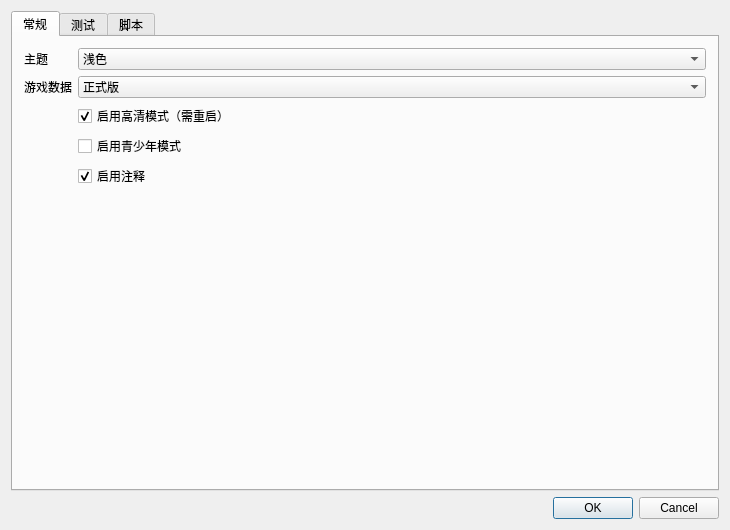
<?xml version="1.0" encoding="UTF-8"?>
<ui version="4.0">
 <class>SettingsEditor</class>
 <widget class="QDialog" name="SettingsEditor">
  <property name="windowModality">
   <enum>Qt::ApplicationModal</enum>
  </property>
  <property name="geometry">
   <rect>
    <x>0</x>
    <y>0</y>
    <width>730</width>
    <height>530</height>
   </rect>
  </property>
  <property name="windowTitle">
   <string>设置</string>
  </property>
  <layout class="QVBoxLayout" name="verticalLayout_1">
   <item>
    <layout class="QVBoxLayout" name="verticalLayout">
     <item>
      <widget class="QTabWidget" name="tabs">
       <property name="currentIndex">
        <number>0</number>
       </property>
       <property name="usesScrollButtons">
        <bool>false</bool>
       </property>
       <widget class="QWidget" name="tab">
        <attribute name="title">
         <string>常规</string>
        </attribute>
        <layout class="QFormLayout" name="formLayout_2">
         <item row="0" column="0">
          <widget class="QLabel" name="themeLabel">
           <property name="text">
            <string>主题</string>
           </property>
          </widget>
         </item>
         <item row="0" column="1">
          <widget class="QComboBox" name="theme">
           <item>
            <property name="text">
             <string>浅色</string>
            </property>
           </item>
           <item>
            <property name="text">
             <string>深色</string>
            </property>
           </item>
          </widget>
         </item>
         <item row="1" column="0">
          <widget class="QLabel" name="typeLabel">
           <property name="text">
            <string>游戏数据</string>
           </property>
          </widget>
         </item>
         <item row="1" column="1">
          <widget class="QComboBox" name="flavour">
           <item>
            <property name="text">
             <string>正式版</string>
            </property>
           </item>
           <item>
            <property name="text">
             <string>测试服</string>
            </property>
           </item>
          </widget>
         </item>
         <item row="2" column="1">
          <widget class="QCheckBox" name="hd">
           <property name="text">
            <string>启用高清模式（需重启）</string>
           </property>
           <property name="checked">
            <bool>true</bool>
           </property>
          </widget>
         </item>
         <item row="3" column="1">
          <widget class="QCheckBox" name="teen">
           <property name="text">
            <string>启用青少年模式</string>
           </property>
          </widget>
         </item>
         <item row="4" column="1">
           <widget class="QCheckBox" name="comments">
             <property name="text">
               <string>启用注释</string>
             </property>
             <property name="checked">
               <bool>true</bool>
             </property>
           </widget>
         </item>
        </layout>
       </widget>
       <widget class="QWidget" name="tab_1">
        <attribute name="title">
         <string>测试</string>
        </attribute>
        <layout class="QFormLayout" name="formLayout">
         <property name="labelAlignment">
          <set>Qt::AlignLeading|Qt::AlignLeft|Qt::AlignTop</set>
         </property>
         <property name="verticalSpacing">
          <number>6</number>
         </property>
         <item row="0" column="0" colspan="2">
          <layout class="QFormLayout" name="formLayout_4">
           <property name="labelAlignment">
            <set>Qt::AlignHCenter|Qt::AlignTop</set>
           </property>
           <property name="horizontalSpacing">
            <number>6</number>
           </property>
           <property name="verticalSpacing">
            <number>0</number>
           </property>
           <item row="0" column="0">
            <widget class="QLabel" name="label">
             <property name="text">
              <string>参数：</string>
             </property>
            </widget>
           </item>
           <item row="0" column="1">
            <widget class="QLineEdit" name="userArgs"/>
           </item>
           <item row="1" column="0">
            <widget class="QLabel" name="label_9">
             <property name="text">
              <string>难度</string>
             </property>
            </widget>
           </item>
           <item row="1" column="1">
            <widget class="QComboBox" name="diff">
             <property name="currentText">
              <string>普通</string>
             </property>
             <item>
              <property name="text">
               <string>简单</string>
              </property>
             </item>
             <item>
              <property name="text">
               <string>普通</string>
              </property>
             </item>
             <item>
              <property name="text">
               <string>困难</string>
              </property>
             </item>
            </widget>
           </item>
           <item row="2" column="0">
            <widget class="QLabel" name="label_8">
             <property name="text">
              <string>窗口模式</string>
             </property>
            </widget>
           </item>
           <item row="2" column="1">
            <widget class="QComboBox" name="windowmode">
             <item>
              <property name="text">
               <string>默认</string>
              </property>
             </item>
             <item>
              <property name="text">
               <string>窗口</string>
              </property>
             </item>
             <item>
              <property name="text">
               <string>无边框窗口</string>
              </property>
             </item>
             <item>
              <property name="text">
               <string>全屏</string>
              </property>
             </item>
            </widget>
           </item>
           <item row="3" column="0">
            <widget class="QLabel" name="label_10">
             <property name="text">
              <string>资源模式</string>
             </property>
            </widget>
           </item>
           <item row="3" column="1">
            <widget class="QComboBox" name="testhd">
             <item>
              <property name="text">
               <string>默认</string>
              </property>
             </item>
             <item>
              <property name="text">
               <string>高清</string>
              </property>
             </item>
             <item>
              <property name="text">
               <string>标清</string>
              </property>
             </item>
            </widget>
           </item>
           <item row="4" column="0">
            <widget class="QLabel" name="label_11">
             <property name="text">
              <string>青少年模式</string>
             </property>
            </widget>
           </item>
           <item row="4" column="1">
            <widget class="QComboBox" name="testteen">
             <item>
              <property name="text">
               <string>默认</string>
              </property>
             </item>
             <item>
              <property name="text">
               <string>开</string>
              </property>
             </item>
             <item>
              <property name="text">
               <string>关</string>
              </property>
             </item>
            </widget>
           </item>
           <item row="5" column="0">
            <widget class="QLabel" name="label_12">
             <property name="text">
              <string>配置名称</string>
             </property>
            </widget>
           </item>
           <item row="5" column="1">
            <widget class="QLineEdit" name="profile">
             <property name="text">
              <string>HiveWE</string>
             </property>
            </widget>
           </item>
           <item row="6" column="1">
            <widget class="QCheckBox" name="fixedseed">
             <property name="text">
              <string>固定随机种子</string>
             </property>
             <property name="checked">
              <bool>true</bool>
             </property>
            </widget>
           </item>
           <item row="7" column="1">
            <widget class="QCheckBox" name="nowfpause">
             <property name="text">
              <string>失去焦点不暂停</string>
             </property>
             <property name="checked">
              <bool>true</bool>
             </property>
            </widget>
           </item>
           <item row="8" column="0">
            <widget class="QLabel" name="label_7">
             <property name="text">
              <string>最终参数：</string>
             </property>
            </widget>
           </item>
           <item row="8" column="1">
            <widget class="QLineEdit" name="testArgs">
             <property name="readOnly">
              <bool>true</bool>
             </property>
            </widget>
           </item>
          </layout>
         </item>
        </layout>
       </widget>
       <widget class="QWidget" name="tab_2">
        <attribute name="title">
         <string>脚本</string>
        </attribute>
        <property name="enabled">
         <bool>false</bool>
        </property>
        <layout class="QVBoxLayout" name="verticalLayout_4">
         <item>
          <widget class="QGroupBox" name="groupBox_2">
           <property name="title">
            <string>生成地图脚本</string>
           </property>
           <property name="checkable">
            <bool>true</bool>
           </property>
           <layout class="QVBoxLayout" name="verticalLayout_2">
            <item>
             <widget class="QLabel" name="label_6">
              <property name="sizePolicy">
               <sizepolicy hsizetype="Preferred" vsizetype="Preferred">
                <horstretch>0</horstretch>
                <verstretch>0</verstretch>
               </sizepolicy>
              </property>
              <property name="text">
               <string>生成地图脚本会把所有GUI触发器转换为JASS，并追加所有自定义触发器的文本。</string>
              </property>
             </widget>
            </item>
            <item>
             <widget class="QCheckBox" name="checkBox_2">
              <property name="text">
               <string>运行VJass预处理器</string>
              </property>
              <property name="checked">
               <bool>true</bool>
              </property>
             </widget>
            </item>
           </layout>
          </widget>
         </item>
         <item>
          <widget class="QGroupBox" name="groupBox">
           <property name="title">
            <string>自定义工具</string>
           </property>
           <property name="checkable">
            <bool>true</bool>
           </property>
           <property name="checked">
            <bool>false</bool>
           </property>
           <layout class="QVBoxLayout" name="verticalLayout_3">
            <item>
             <layout class="QFormLayout" name="formLayout_3">
              <item row="0" column="0">
               <widget class="QLabel" name="label_2">
                <property name="text">
                 <string>可执行文件</string>
                </property>
               </widget>
              </item>
              <item row="1" column="0">
               <widget class="QLabel" name="label_3">
                <property name="text">
                 <string>参数</string>
                </property>
               </widget>
              </item>
              <item row="2" column="0">
               <widget class="QLabel" name="label_4">
                <property name="text">
                 <string>工作目录</string>
                </property>
               </widget>
              </item>
              <item row="0" column="1">
               <layout class="QHBoxLayout" name="horizontalLayout_2">
                <item>
                 <widget class="QLineEdit" name="lineEdit_2"/>
                </item>
                <item>
                 <widget class="QToolButton" name="toolButton_2">
                  <property name="sizePolicy">
                   <sizepolicy hsizetype="Preferred" vsizetype="Preferred">
                    <horstretch>0</horstretch>
                    <verstretch>0</verstretch>
                   </sizepolicy>
                  </property>
                  <property name="text">
                   <string>...</string>
                  </property>
                 </widget>
                </item>
               </layout>
              </item>
              <item row="2" column="1">
               <layout class="QHBoxLayout" name="horizontalLayout_4">
                <item>
                 <widget class="QLineEdit" name="lineEdit_4"/>
                </item>
                <item>
                 <widget class="QToolButton" name="toolButton_4">
                  <property name="sizePolicy">
                   <sizepolicy hsizetype="Preferred" vsizetype="Preferred">
                    <horstretch>0</horstretch>
                    <verstretch>0</verstretch>
                   </sizepolicy>
                  </property>
                  <property name="text">
                   <string>...</string>
                  </property>
                 </widget>
                </item>
               </layout>
              </item>
              <item row="1" column="1">
               <widget class="QLineEdit" name="lineEdit_5"/>
              </item>
             </layout>
            </item>
            <item>
             <widget class="QLabel" name="label_5">
              <property name="text">
               <string>HiveWE 提供以下变量：
$hivewe_path - HiveWE 可执行文件的绝对路径
$map_path - 地图目录的绝对路径</string>
              </property>
             </widget>
            </item>
           </layout>
          </widget>
         </item>
         <item>
          <spacer name="verticalSpacer">
           <property name="orientation">
            <enum>Qt::Vertical</enum>
           </property>
           <property name="sizeHint" stdset="0">
            <size>
             <width>20</width>
             <height>194</height>
            </size>
           </property>
          </spacer>
         </item>
        </layout>
       </widget>
      </widget>
     </item>
     <item>
      <widget class="QDialogButtonBox" name="buttonBox">
       <property name="standardButtons">
        <set>QDialogButtonBox::Cancel|QDialogButtonBox::Ok</set>
       </property>
      </widget>
     </item>
    </layout>
   </item>
  </layout>
 </widget>
 <layoutdefault spacing="6" margin="11"/>
 <resources/>
 <connections/>
</ui>
